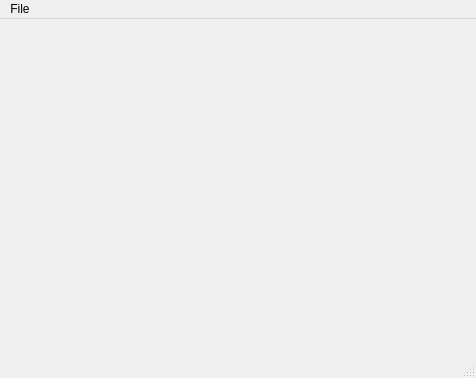
<?xml version="1.0" encoding="UTF-8"?>
<ui version="4.0">
 <class>MainWindow</class>
 <widget class="QMainWindow" name="MainWindow">
  <property name="geometry">
   <rect>
    <x>0</x>
    <y>0</y>
    <width>476</width>
    <height>378</height>
   </rect>
  </property>
  <property name="windowTitle">
   <string>MainWindow</string>
  </property>
  <widget class="QWidget" name="centralWidget"/>
  <widget class="QMenuBar" name="menuBar">
   <property name="geometry">
    <rect>
     <x>0</x>
     <y>0</y>
     <width>476</width>
     <height>22</height>
    </rect>
   </property>
   <widget class="QMenu" name="menuFile">
    <property name="title">
     <string>File</string>
    </property>
    <addaction name="actionNew"/>
   </widget>
   <addaction name="menuFile"/>
  </widget>
  <widget class="QStatusBar" name="statusBar"/>
  <action name="actionNew">
   <property name="text">
    <string>New...</string>
   </property>
  </action>
 </widget>
 <layoutdefault spacing="6" margin="11"/>
 <resources/>
 <connections/>
</ui>
